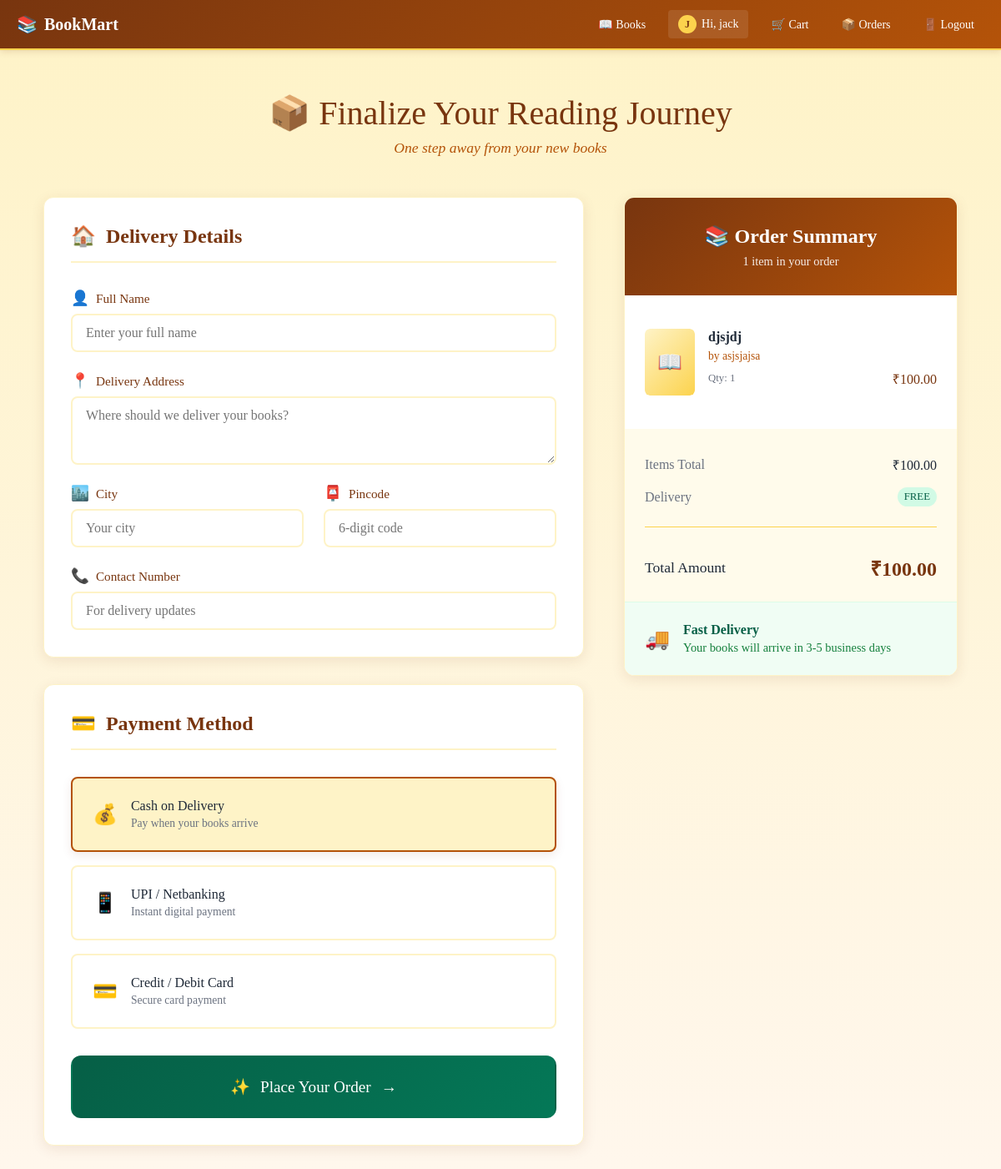
The app's page /checkout/ (signed in) with its own data.
### store/models.py (models this page shows, shortened)
class User(AbstractUser):
    phone = models.CharField(max_length=15, blank=True, null=True)

class CartItem(models.Model):
    user = models.ForeignKey(User, on_delete=models.CASCADE, related_name="cart_items")
    book = models.ForeignKey(Book, on_delete=models.CASCADE)
    quantity = models.PositiveIntegerField(default=1)

class Book(models.Model):
    title = models.CharField(max_length=200)
    author = models.CharField(max_length=200)
    description = models.TextField(blank=True, null=True)
    price = models.DecimalField(max_digits=8, decimal_places=2)
    isbn = models.CharField(max_length=13, unique=True)
    category = models.ForeignKey(Category, on_delete=models.CASCADE, null=True, blank=True)
    image = models.ImageField(upload_to="book_images/", blank=True, null=True)

### store/views.py (the view, shortened to what this page needs)
# urls.py: path('checkout/', views.checkout, name='checkout'),
@login_required
def checkout(request):
    cart_items = CartItem.objects.filter(user=request.user)
    total = sum(item.book.price * item.quantity for item in cart_items)
    return render(request, 'store/checkout.html', {
        'cart_items': cart_items,
        'total': total
    })

### templates/store/checkout.html (shortened to what this page needs)
{% extends "store/base.html" %}
{% load static%}
{% block extra_css %}
  <link rel="stylesheet" href="{% static 'css/checkout/style.css' %}">
{% endblock %}
{% block content %}
<div class="checkout-journey">
    <div class="checkout-header">
        <h1 class="checkout-title">📦 Finalize Your Reading Journey</h1>
        <p class="checkout-subtitle">One step away from your new books</p>
    </div>
    {% if cart_items %}
    <div class="checkout-layout">
        <div class="checkout-form-section">
            <div class="form-card">
                <div class="form-card-header">
                    <span class="form-icon">🏠</span>
                    <h2 class="form-title">Delivery Details</h2>
                </div>
                <form method="post" action="{% url 'checkout' %}" class="delivery-form">
                    <div class="form-grid">
                        <div class="form-group full-width">
                            <label for="full_name" class="form-label">
                                <span class="label-icon">👤</span>
                                Full Name
                            </label>
                            <input type="text" name="full_name" id="full_name" class="form-input"
                                   placeholder="Enter your full name" required>
                        </div>
                        <div class="form-group full-width">
                            <label for="address" class="form-label">
                                <span class="label-icon">📍</span>
                                Delivery Address
                            </label>
                            <textarea name="address" id="address" class="form-textarea"
                                      rows="3" placeholder="Where should we deliver your books?" required></textarea>
                        </div>
                        <div class="form-group">
                            <label for="city" class="form-label">
                                <span class="label-icon">🏙️</span>
                                City
                            </label>
                            <input type="text" name="city" id="city" class="form-input"
                                   placeholder="Your city" required>
                        </div>
                        <div class="form-group">
                            <label for="pincode" class="form-label">
                                <span class="label-icon">📮</span>
                                Pincode
                            </label>
                            <input type="text" name="pincode" id="pincode" class="form-input"
                                   placeholder="6-digit code" required>
                        </div>
                        <div class="form-group full-width">
                            <label for="phone" class="form-label">
                                <span class="label-icon">📞</span>
                                Contact Number
                            </label>
                            <input type="text" name="phone" id="phone" class="form-input"
                                   placeholder="For delivery updates" required>
                        </div>
                    </div>
            </div>
            <div class="form-card">
                <div class="form-card-header">
                    <span class="form-icon">💳</span>
                    <h2 class="form-title">Payment Method</h2>
                </div>
                <div class="payment-options">
                    <div class="payment-option">
                        <label for="cod" class="payment-label">
                            <span class="payment-icon">💰</span>
                            <span class="payment-info">
                                <span class="payment-name">Cash on Delivery</span>
                                <span class="payment-desc">Pay when your books arrive</span>
                            </span>
                        </label>
                    </div>
                    <div class="payment-option">
                        <label for="upi" class="payment-label">
                            <span class="payment-icon">📱</span>
                            <span class="payment-info">
                                <span class="payment-name">UPI / Netbanking</span>
                                <span class="payment-desc">Instant digital payment</span>
                            </span>
                        </label>
                    </div>
                    <div class="payment-option">
                        <label for="card" class="payment-label">
                            <span class="payment-icon">💳</span>
                            <span class="payment-info">
                                <span class="payment-name">Credit / Debit Card</span>
                                <span class="payment-desc">Secure card payment</span>
                            </span>
                        </label>
                    </div>
                </div>
                <button type="submit" class="place-order-btn">
                    <span class="order-icon">✨</span>
                    <span>Place Your Order</span>
                    <span class="order-arrow">→</span>
                </button>
            </div>
        </div>
        <div class="order-summary-section">
            <div class="summary-card">
                <div class="summary-header">
                    <h3 class="summary-title">📚 Order Summary</h3>
                    <p class="summary-subtitle">{{ cart_items|length }} item{{ cart_items|length|pluralize }} in your order</p>
                </div>
                <div class="order-items">
                    {% for item in cart_items %}
                    <div class="order-item">
                        <div class="item-visual">
                            {% if item.book.image %}
                            <img src="{{ item.book.image.url }}" alt="{{ item.book.title }}" class="item-image">
                            {% else %}
                            <div class="item-placeholder">📖</div>
                            {% endif %}
                        </div>
                        <div class="item-details">
                            <h4 class="item-title">{{ item.book.title }}</h4>
                            <p class="item-author">by {{ item.book.author }}</p>
                            <div class="item-meta">
                                <span class="item-quantity">Qty: {{ item.quantity }}</span>
                                <span class="item-price">₹{{ item.book.price }}</span>
                            </div>
                        </div>
                    </div>
                    {% endfor %}
                </div>
                <div class="order-totals">
                    <div class="total-line">
                        <span class="total-label">Items Total</span>
                        <span class="total-value">₹{{ total|floatformat:2 }}</span>
                    </div>
                    <div class="total-line">
                        <span class="total-label">Delivery</span>
                        <span class="total-value free-delivery">FREE</span>
                    </div>
                    <div class="total-divider"></div>
                    <div class="grand-total">
                        <span class="grand-label">Total Amount</span>
                        <span class="grand-value">₹{{ total|floatformat:2 }}</span>
                    </div>
                </div>
                <div class="delivery-note">
                    <div class="note-icon">🚚</div>
                    <div class="note-content">
                        <strong>Fast Delivery</strong>
                        <p>Your books will arrive in 3-5 business days</p>
                    </div>
                </div>
            </div>
        </div>
    </div>
    {% endif %}
</div>
{% endblock %}

### templates/store/base.html (shortened to what this page needs)
<!DOCTYPE html>
<html lang="en">
<head>
    {% block extra_css %}{% endblock %}
</head>
<body>
    <nav>
        <div class="navbar-container">
            <a href="{% url 'home' %}" class="navbar-brand">
                <span>📚</span>
                <span>BookMart</span>
            </a>
            <ul class="navbar-items">
                <li><a href="{% url 'book_list' %}" class="nav-link">📖 Books</a></li>
                {% if user.is_authenticated %}
                    <li>
                        <div class="user-greeting">
                            <div class="user-avatar">{{ user.username|first|upper }}</div>
                            <span>Hi, {{ user.username }}</span>
                        </div>
                    </li>
                    <li><a href="{% url 'view_cart' %}" class="nav-link">🛒 Cart</a></li>
                    <li><a href="{% url 'my_orders' %}" class="nav-link">📦 Orders</a></li>
                    <li><a href="{% url 'logout' %}" class="nav-link">🚪 Logout</a></li>
                {% else %}
                    <li><a href="{% url 'login' %}" class="nav-link">🔐 Login</a></li>
                    <li><a href="{% url 'register' %}" class="nav-link">✍️ Register</a></li>
                {% endif %}
            </ul>
        </div>
    </nav>
    <div class="container">
        {% block content %}{% endblock %}
    </div>
</body>
</html>

### templates/store/base.html (style rules this page uses)
* { margin: 0; padding: 0; box-sizing: border-box; }
body { font-family: 'Georgia', 'Garamond', serif; background: linear-gradient(to bottom, #fef3c7 0%, #fff7ed 100%); color: #1f2937; }
nav { background: linear-gradient(135deg, #78350f 0%, #b45309 100%); padding: 12px 20px; box-shadow: 0 2px 8px rgba(120, 53, 15, 0.15); border-bottom: 2px solid #fcd34d; position: sticky; top: 0; z-index: 100; }
.navbar-container { max-width: 1400px; margin: 0 auto; display: flex; justify-content: space-between; align-items: center; gap: 30px; }
.navbar-brand { display: flex; align-items: center; gap: 8px; color: white; text-decoration: none; font-size: 20px; font-weight: bold; flex-shrink: 0; }
.navbar-items { display: flex; gap: 15px; align-items: center; list-style: none; flex-wrap: wrap; justify-content: flex-end; }
.nav-link { color: white; text-decoration: none; font-size: 14px; padding: 6px 12px; border-radius: 4px; transition: all 0.3s ease; display: flex; align-items: center; gap: 4px; white-space: nowrap; }
.user-greeting { color: white; font-size: 14px; display: flex; align-items: center; gap: 6px; background: rgba(255, 255, 255, 0.1); padding: 6px 12px; border-radius: 4px; }
.user-avatar { width: 22px; height: 22px; background: #fcd34d; border-radius: 50%; display: flex; align-items: center; justify-content: center; font-weight: bold; color: #78350f; font-size: 12px; }
.container { max-width: 1400px; margin: 0 auto; padding: 20px; }

### records on screen
User: username|first "J", username "jack"
CartItem: book "djsjdj", book.author "asjsjajsa", quantity "1", book.price "100.00"

### other values on screen
{{ cart_items|length }} "1"
{{ total|floatformat:2 }} "100.00"
